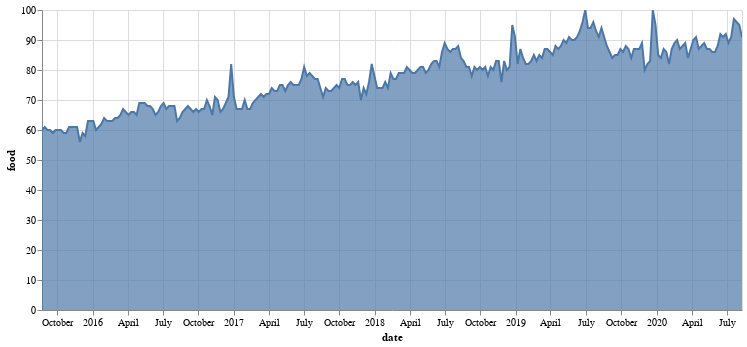

The cell this chart's notebook holds for it:
### Code cell
r_o_t_plot

### Figure 1 — Vega-Lite specification as saved in the notebook (floating-point values rounded to 4 significant figures; data arrays with more than 128 entries replaced by an {"elided": "..."} marker saying what was removed)
{"config": {"view": {"continuousWidth": 400, "continuousHeight": 300}}, "data": {"name": "data-b42748e6dd5321efcfec97bcfb13c725"}, "mark": {"type": "area", "line": true}, "encoding": {"x": {"type": "temporal", "field": "date"}, "y": {"type": "quantitative", "field": "food"}}, "selection": {"selector002": {"type": "interval", "bind": "scales", "encodings": ["x", "y"]}}, "width": 700, "$schema": "https://vega.github.io/schema/vega-lite/v4.8.1.json", "datasets": {"data-b42748e6dd5321efcfec97bcfb13c725": {"elided": "260 records"}}}
